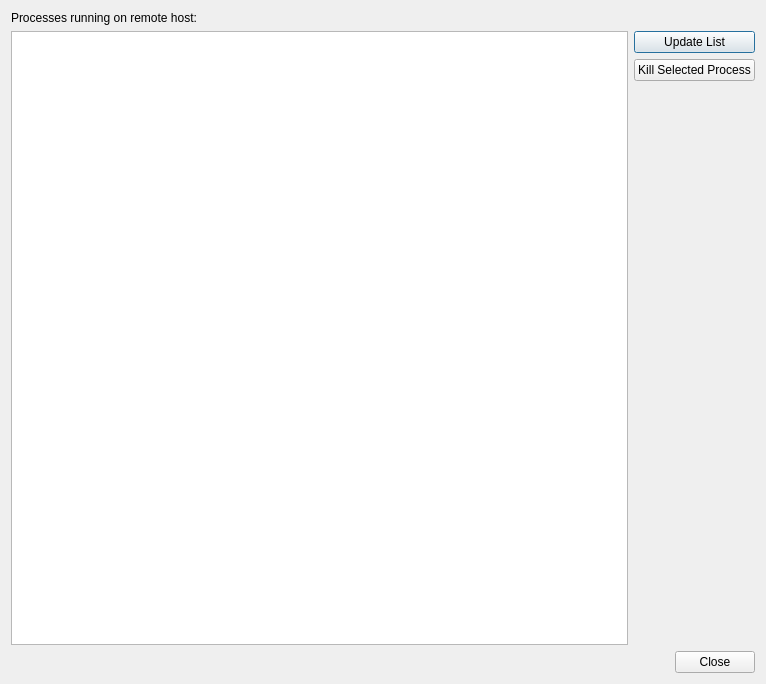
<?xml version="1.0" encoding="UTF-8"?>
<ui version="4.0">
 <class>AndroidRemoteProcessesDialog</class>
 <widget class="QDialog" name="AndroidRemoteProcessesDialog">
  <property name="geometry">
   <rect>
    <x>0</x>
    <y>0</y>
    <width>766</width>
    <height>684</height>
   </rect>
  </property>
  <property name="windowTitle">
   <string>Dialog</string>
  </property>
  <layout class="QVBoxLayout" name="verticalLayout_2">
   <item>
    <widget class="QLabel" name="label">
     <property name="text">
      <string>Processes running on remote host:</string>
     </property>
    </widget>
   </item>
   <item>
    <layout class="QHBoxLayout" name="horizontalLayout">
     <item>
      <widget class="QTableView" name="tableView">
       <property name="showGrid">
        <bool>false</bool>
       </property>
       <property name="sortingEnabled">
        <bool>true</bool>
       </property>
       <attribute name="horizontalHeaderDefaultSectionSize">
        <number>100</number>
       </attribute>
       <attribute name="horizontalHeaderStretchLastSection">
        <bool>true</bool>
       </attribute>
       <attribute name="verticalHeaderVisible">
        <bool>false</bool>
       </attribute>
      </widget>
     </item>
     <item>
      <layout class="QVBoxLayout" name="verticalLayout">
       <item>
        <widget class="QPushButton" name="updateListButton">
         <property name="text">
          <string>Update List</string>
         </property>
        </widget>
       </item>
       <item>
        <widget class="QPushButton" name="killProcessButton">
         <property name="text">
          <string>Kill Selected Process</string>
         </property>
        </widget>
       </item>
       <item>
        <spacer name="verticalSpacer">
         <property name="orientation">
          <enum>Qt::Vertical</enum>
         </property>
         <property name="sizeHint" stdset="0">
          <size>
           <width>20</width>
           <height>40</height>
          </size>
         </property>
        </spacer>
       </item>
      </layout>
     </item>
    </layout>
   </item>
   <item>
    <widget class="QDialogButtonBox" name="buttonBox">
     <property name="orientation">
      <enum>Qt::Horizontal</enum>
     </property>
     <property name="standardButtons">
      <set>QDialogButtonBox::Close</set>
     </property>
    </widget>
   </item>
  </layout>
 </widget>
 <resources/>
 <connections>
  <connection>
   <sender>buttonBox</sender>
   <signal>accepted()</signal>
   <receiver>AndroidRemoteProcessesDialog</receiver>
   <slot>accept()</slot>
   <hints>
    <hint type="sourcelabel">
     <x>257</x>
     <y>290</y>
    </hint>
    <hint type="destinationlabel">
     <x>157</x>
     <y>274</y>
    </hint>
   </hints>
  </connection>
  <connection>
   <sender>buttonBox</sender>
   <signal>rejected()</signal>
   <receiver>AndroidRemoteProcessesDialog</receiver>
   <slot>reject()</slot>
   <hints>
    <hint type="sourcelabel">
     <x>316</x>
     <y>260</y>
    </hint>
    <hint type="destinationlabel">
     <x>286</x>
     <y>274</y>
    </hint>
   </hints>
  </connection>
 </connections>
</ui>
